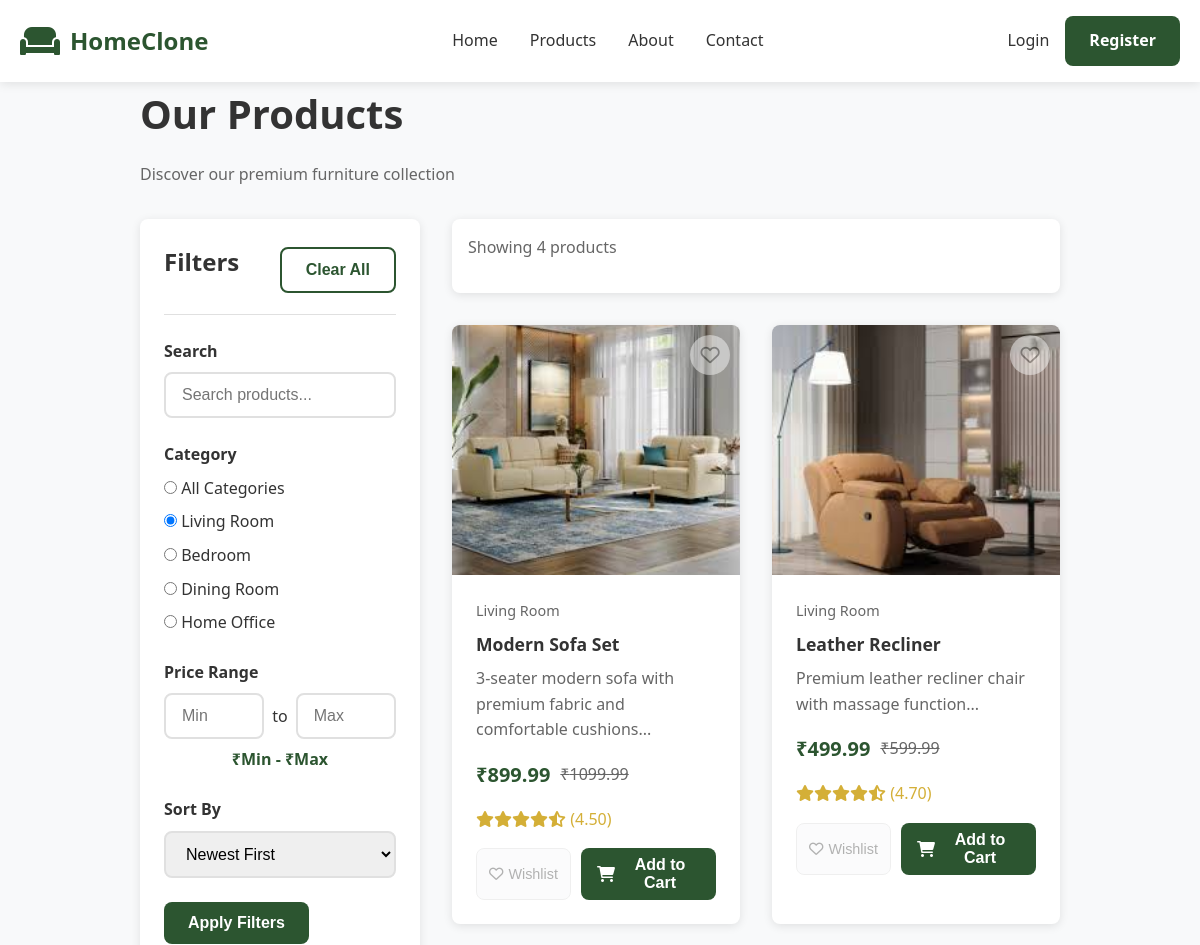
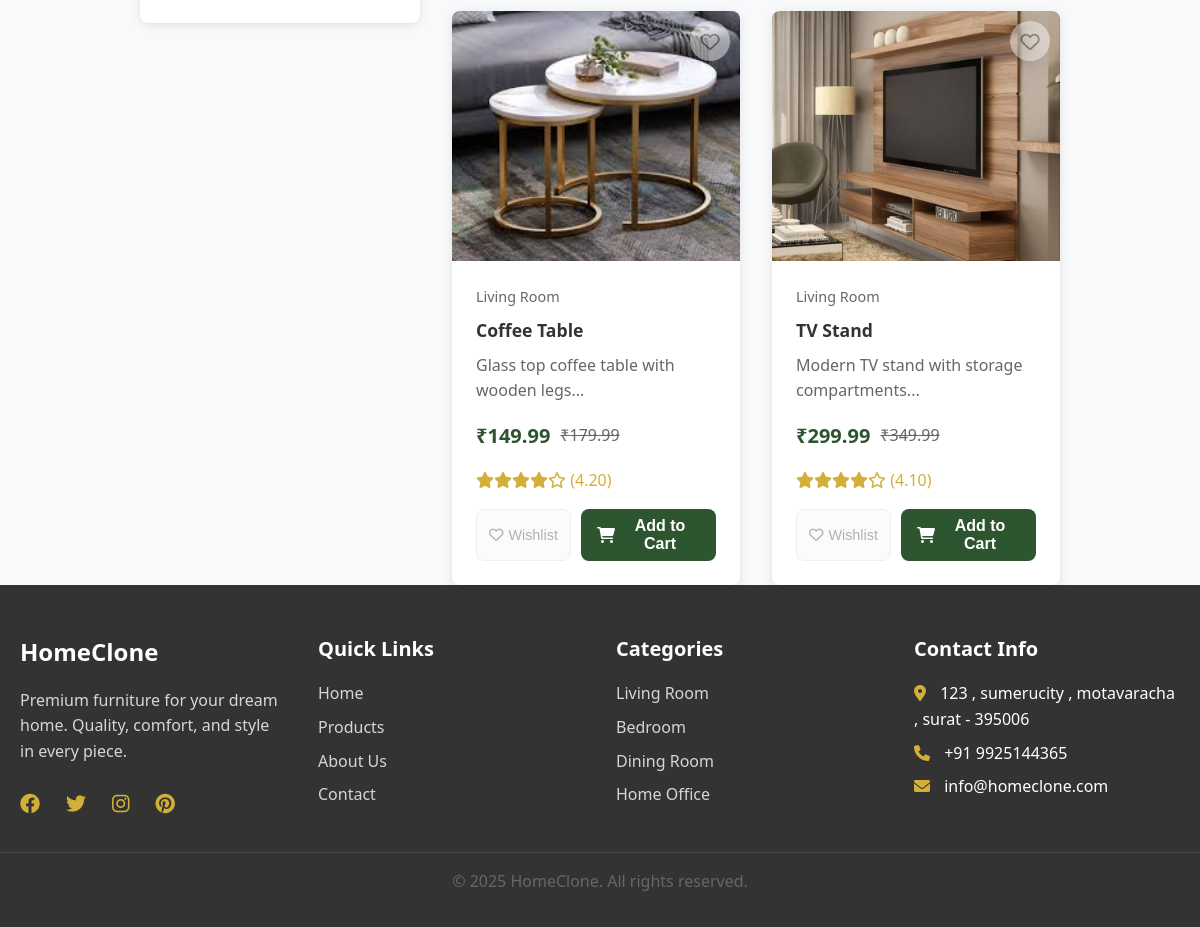
Screenshot of /products.php?category=1 with the database file from the repository (2 pictures, top to bottom).
### tables this page shows
CREATE TABLE categories (
    id INT AUTO_INCREMENT PRIMARY KEY,
    name VARCHAR(100) NOT NULL,
    description TEXT,
    image VARCHAR(255),
    status ENUM('active', 'inactive') DEFAULT 'active',
    created_at TIMESTAMP DEFAULT CURRENT_TIMESTAMP
);

CREATE TABLE products (
    id INT AUTO_INCREMENT PRIMARY KEY,
    name VARCHAR(255) NOT NULL,
    description TEXT,
    price DECIMAL(10,2) NOT NULL,
    old_price DECIMAL(10,2),
    category_id INT,
    image VARCHAR(255),
    stock_quantity INT DEFAULT 0,
    rating DECIMAL(3,2) DEFAULT 0,
    featured BOOLEAN DEFAULT FALSE,
    status ENUM('active', 'inactive') DEFAULT 'active',
    created_at TIMESTAMP DEFAULT CURRENT_TIMESTAMP,
    FOREIGN KEY (category_id) REFERENCES categories(id)
);

### includes/functions.php (called while the page is built, shortened)
<?php
if (!function_exists('isLoggedIn')) {
function isLoggedIn() {
    return isset($_SESSION['user_id']);
}
function getProducts($filters = []) {
    global $pdo;
    $sql = "SELECT p.*, c.name as category_name FROM products p
            LEFT JOIN categories c ON p.category_id = c.id
            WHERE p.status = 'active'";
    $params = [];
    if (isset($filters['category']) && $filters['category'] != '') {
        $sql .= " AND p.category_id = ?";
        $params[] = $filters['category'];
    }
    $sort = isset($filters['sort']) ? $filters['sort'] : 'newest';
    switch($sort) {
        default:
            $sql .= " ORDER BY p.created_at DESC";
    }
    try {
        $stmt = $pdo->prepare($sql);
        $stmt->execute($params);
        return $stmt->fetchAll(PDO::FETCH_ASSOC);
    } catch (PDOException $e) {
        error_log("Error getting products: " . $e->getMessage());
        return [];
    }
}
}
?>

### products.php (the view, shortened to what this page needs)
<?php
include 'includes/config.php';
include 'includes/functions.php';
$filters = [
    'category' => $_GET['category'] ?? '',
    'search' => $_GET['search'] ?? '',
    'min_price' => $_GET['min_price'] ?? '',
    'max_price' => $_GET['max_price'] ?? '',
    'sort' => $_GET['sort'] ?? 'newest'
];
$categories = $pdo->query("SELECT * FROM categories WHERE status = 'active'")->fetchAll();
$products = getProducts($filters);
include 'includes/header.php';
?>
<div class="container">
    <div class="products-page">
        <div class="page-header">
            <h1>Our Products</h1>
            <p>Discover our premium furniture collection</p>
        </div>
        <div class="products-layout">
            <div class="filters-sidebar" id="filter-sidebar">
                <div class="filters-header">
                    <h3>Filters</h3>
                    <button type="button" class="btn btn-outline btn-sm" id="clear-filters">Clear All</button>
                </div>
                <form method="GET" action="" id="products-form">
                    <div class="filter-group">
                        <label class="form-label">Search</label>
                        <input type="text" class="form-control" name="search" value="<?php echo htmlspecialchars($filters['search']); ?>"
                               placeholder="Search products...">
                    </div>
                    <div class="filter-group">
                        <label class="form-label">Category</label>
                        <div class="category-filters">
                            <div class="form-check">
                                <input type="radio" class="form-check-input category-checkbox" name="category" value=""
                                       <?php echo empty($filters['category']) ? 'checked' : ''; ?> id="cat-all">
                                <label class="form-check-label" for="cat-all">All Categories</label>
                            </div>
                            <?php foreach ($categories as $category): ?>
                            <div class="form-check">
                                <input type="radio" class="form-check-input category-checkbox" name="category"
                                       value="<?php echo $category['id']; ?>"
                                       <?php echo $filters['category'] == $category['id'] ? 'checked' : ''; ?>
                                       id="cat-<?php echo $category['id']; ?>">
                                <label class="form-check-label" for="cat-<?php echo $category['id']; ?>">
                                    <?php echo $category['name']; ?>
                                </label>
                            </div>
                            <?php endforeach; ?>
                        </div>
                    </div>
                    <div class="filter-group">
                        <label class="form-label">Price Range</label>
                        <div class="price-inputs">
                            <input type="number" class="form-control" name="min_price" placeholder="Min"
                                   value="<?php echo $filters['min_price']; ?>" min="0">
                            <span>to</span>
                            <input type="number" class="form-control" name="max_price" placeholder="Max"
                                   value="<?php echo $filters['max_price']; ?>" min="0">
                        </div>
                        <div id="price-display" class="price-display">
                        </div>
                    </div>
                    <div class="filter-group">
                        <label class="form-label">Sort By</label>
                        <select class="form-control" name="sort" id="sort-select">
                            <option value="newest" <?php echo $filters['sort'] == 'newest' ? 'selected' : ''; ?>>Newest First</option>
                        </select>
                    </div>
                    <button type="submit" class="btn btn-primary btn-block" id="apply-filters">Apply Filters</button>
                </form>
            </div>
            <div class="products-main">
                <div class="products-header">
                    <div class="products-info">
                        <p>Showing <?php echo count($products); ?> products</p>
                    </div>
                </div>
                <?php if (empty($products)): ?>
                    <div class="no-products">
                        <i class="fas fa-search fa-3x"></i>
                        <h3>No products found</h3>
                        <p>Try adjusting your filters or search terms</p>
                        <a href="products.php" class="btn btn-primary">Clear Filters</a>
                    </div>
                <?php else: ?>
                    <div class="products-grid" id="products-grid">
                        <?php foreach ($products as $product):
                            $is_in_wishlist = false;
                        ?>
                        <div class="product-card">
                            <?php if ($product['old_price']): ?>
                                <div class="product-badge">Sale</div>
                            <?php endif; ?>
                            <div class="product-image-container">
                                <img src="images/<?php echo $product['image'] ?: 'placeholder.jpg'; ?>"
                                     alt="<?php echo htmlspecialchars($product['name']); ?>"
                                     class="product-img">
                                <div class="product-overlay">
                                    <button class="btn-wishlist-overlay <?php echo $is_in_wishlist ? 'active' : ''; ?>"
                                            data-product-id="<?php echo $product['id']; ?>"
                                            <?php echo !isLoggedIn() ? 'disabled' : ''; ?>>
                                        <i class="<?php echo $is_in_wishlist ? 'fas' : 'far'; ?> fa-heart"></i>
                                    </button>
                                </div>
                            </div>
                            <div class="product-info">
                                <div class="product-category"><?php echo $product['category_name']; ?></div>
                                <h3 class="product-title"><?php echo $product['name']; ?></h3>
                                <p class="product-description"><?php echo substr($product['description'], 0, 100); ?>...</p>
                                <div class="product-price">
                                    <span class="current-price">₹<?php echo $product['price']; ?></span>
                                    <?php if ($product['old_price']): ?>
                                        <span class="old-price">₹<?php echo $product['old_price']; ?></span>
                                    <?php endif; ?>
                                </div>
                                <div class="product-rating">
                                    <?php
                                    $rating = $product['rating'];
                                    for ($i = 1; $i <= 5; $i++):
                                        if ($i <= floor($rating)):
                                            echo '<i class="fas fa-star"></i>';
                                        elseif ($i - 0.5 <= $rating):
                                            echo '<i class="fas fa-star-half-alt"></i>';
                                        else:
                                            echo '<i class="far fa-star"></i>';
                                        endif;
                                    endfor;
                                    ?>
                                    <span>(<?php echo $rating; ?>)</span>
                                </div>
                                <div class="product-actions">
                                    <button class="btn-icon btn-wishlist <?php echo $is_in_wishlist ? 'active' : ''; ?>"
                                            data-product-id="<?php echo $product['id']; ?>"
                                            <?php echo !isLoggedIn() ? 'disabled' : ''; ?>>
                                        <i class="<?php echo $is_in_wishlist ? 'fas' : 'far'; ?> fa-heart"></i> Wishlist
                                    </button>
                                    <button class="btn btn-cart" data-product-id="<?php echo $product['id']; ?>">
                                        <i class="fas fa-shopping-cart"></i> Add to Cart
                                    </button>
                                </div>
                            </div>
                        </div>
                        <?php endforeach; ?>
                    </div>
                <?php endif; ?>
            </div>
        </div>
    </div>
</div>
<?php
include 'includes/footer.php';
?>

### css/style.css (style rules this page uses)
* { margin: 0; padding: 0; box-sizing: border-box; }
:root { --primary-color: #2c5530; --primary-dark: #1e3a24; --primary-light: #3a7042; --secondary-color: #d4af37; --accent-color: #8b4513; --text-dark: #333; --text-light: #666; --bg-light: #f8f9fa; --bg-white: #ffffff; --border-color: #e0e0e0; --shadow: 0 2px 10px rgba(0,0,0,0.1); --radius: 8px; }
body { font-family: 'Segoe UI', Tahoma, Geneva, Verdana, sans-serif; line-height: 1.6; color: var(--text-dark); background-color: var(--bg-light); }
.container { max-width: 1200px; margin: 0 auto; padding: 0 20px; }
h1, h2, h3, h4, h5, h6 { margin-bottom: 1rem; color: var(--text-dark); font-weight: 600; }
h1 { font-size: 2.5rem; }
h3 { font-size: 1.5rem; }
p { margin-bottom: 1rem; color: var(--text-light); }
.btn { display: inline-block; padding: 12px 24px; border: none; border-radius: var(--radius); text-decoration: none; text-align: center; font-weight: 600; cursor: pointer; transition: all 0.3s ease; font-size: 1rem; }
.btn-primary { background-color: var(--primary-color); color: white; }
.btn-outline { background-color: transparent; border: 2px solid var(--primary-color); color: var(--primary-color); }
.product-card { background: var(--bg-white); border-radius: var(--radius); overflow: hidden; box-shadow: var(--shadow); transition: all 0.3s ease; position: relative; }
.product-img { width: 100%; height: 250px; object-fit: cover; }
.product-badge { position: absolute; top: 10px; left: 10px; background: var(--secondary-color); color: white; padding: 5px 10px; border-radius: 20px; font-size: 0.8rem; font-weight: 600; }
.product-info { padding: 1.5rem; }
.product-title { font-size: 1.1rem; margin-bottom: 0.5rem; color: var(--text-dark); }
.product-category { color: var(--text-light); font-size: 0.9rem; margin-bottom: 0.5rem; }
.product-price { display: flex; align-items: center; gap: 10px; margin-bottom: 1rem; }
.current-price { font-size: 1.25rem; font-weight: 700; color: var(--primary-color); }
.old-price { font-size: 1rem; color: var(--text-light); text-decoration: line-through; }
.product-rating { color: var(--secondary-color); margin-bottom: 1rem; }
.product-actions { display: flex; gap: 10px; }
.btn-icon { padding: 8px 12px; border: none; border-radius: var(--radius); cursor: pointer; transition: all 0.3s ease; display: flex; align-items: center; gap: 5px; }
.btn-wishlist { background: var(--bg-light); color: var(--text-light); }
.btn-cart { background: var(--primary-color); color: white; flex: 1; }
.form-label { display: block; margin-bottom: 0.5rem; font-weight: 600; color: var(--text-dark); }
.form-control { width: 100%; padding: 12px 16px; border: 2px solid var(--border-color); border-radius: var(--radius); font-size: 1rem; transition: border-color 0.3s ease; }

### css/responsive.css (style rules this page uses)
@media (max-width: 1200px) { .container { max-width: 960px; } }

### rows the page displays
categories: category "☑ Living Room", name "Living Room"
categories: category "☐ Bedroom", name "Bedroom"
categories: category "☐ Dining Room", name "Dining Room"
categories: category "☐ Home Office", name "Home Office"
products: image (picture), category.name "Living Room", name "Modern Sofa Set", description "3-seater modern sofa with premium fabric and comfortable cushions", price "899.99", old_price "1099.99", rating "4.50"
products: image (picture), category.name "Living Room", name "Leather Recliner", description "Premium leather recliner chair with massage function", price "499.99", old_price "599.99", rating "4.70"
products: image (picture), category.name "Living Room", name "Coffee Table", description "Glass top coffee table with wooden legs", price "149.99", old_price "179.99", rating "4.20"
products: image (picture), category.name "Living Room", name "TV Stand", description "Modern TV stand with storage compartments", price "299.99", old_price "349.99", rating "4.10"

### other values shown
SITE_NAME "HomeClone"
count($products) "4"
